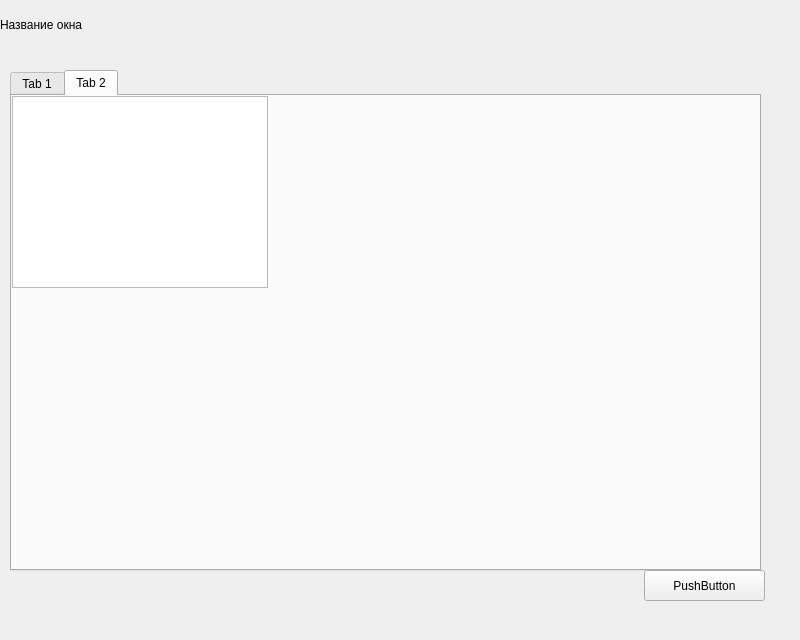
<?xml version="1.0" encoding="UTF-8"?>
<ui version="4.0">
 <class>TableAnalisysWindow</class>
 <widget class="QWidget" name="TableAnalisysWindow">
  <property name="geometry">
   <rect>
    <x>0</x>
    <y>0</y>
    <width>800</width>
    <height>640</height>
   </rect>
  </property>
  <property name="windowTitle">
   <string>Form</string>
  </property>
  <widget class="QTabWidget" name="tabWidget">
   <property name="geometry">
    <rect>
     <x>10</x>
     <y>70</y>
     <width>751</width>
     <height>501</height>
    </rect>
   </property>
   <property name="currentIndex">
    <number>1</number>
   </property>
   <widget class="QWidget" name="tab">
    <attribute name="title">
     <string>Tab 1</string>
    </attribute>
    <widget class="QPushButton" name="pushButton_2">
     <property name="geometry">
      <rect>
       <x>1000</x>
       <y>190</y>
       <width>75</width>
       <height>24</height>
      </rect>
     </property>
     <property name="text">
      <string>PushButton</string>
     </property>
    </widget>
   </widget>
   <widget class="QWidget" name="tab_2">
    <attribute name="title">
     <string>Tab 2</string>
    </attribute>
    <widget class="QTableWidget" name="tableWidget">
     <property name="geometry">
      <rect>
       <x>0</x>
       <y>0</y>
       <width>256</width>
       <height>192</height>
      </rect>
     </property>
    </widget>
   </widget>
  </widget>
  <widget class="QLabel" name="label">
   <property name="geometry">
    <rect>
     <x>0</x>
     <y>0</y>
     <width>150</width>
     <height>50</height>
    </rect>
   </property>
   <property name="text">
    <string>Название окна</string>
   </property>
  </widget>
  <widget class="QPushButton" name="pushButton">
   <property name="geometry">
    <rect>
     <x>644</x>
     <y>570</y>
     <width>121</width>
     <height>31</height>
    </rect>
   </property>
   <property name="text">
    <string>PushButton</string>
   </property>
  </widget>
 </widget>
 <resources/>
 <connections/>
</ui>
